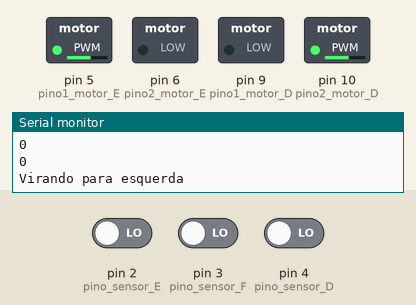
Recording of a sketch running on a simulated Arduino Uno, built with avr-gcc and run on an emulated ATmega328P. Parts: switched loads named in the sketch (green lamp = pin HIGH), the last lines printed to the serial monitor. The inputs (shaded band) are chosen by the test bench; at power-on: pin 3 (pino_sensor_F) LOW, pin 4 (pino_sensor_D) LOW, pin 2 (pino_sensor_E) LOW.

Above: at 2.8 s.
2.9 s: pin 3 (pino_sensor_F) driven HIGH
At 3.8 s:
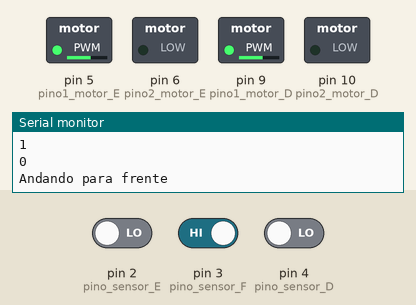
4.5 s: pin 3 (pino_sensor_F) driven LOW and pin 4 (pino_sensor_D) driven HIGH
At 5.7 s:
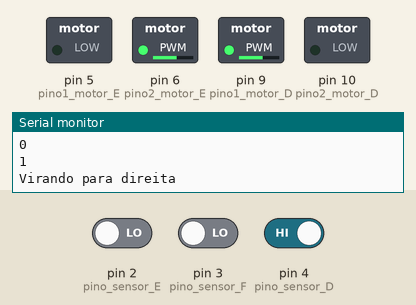
6.0 s: pin 4 (pino_sensor_D) driven LOW
At 7.3 s:
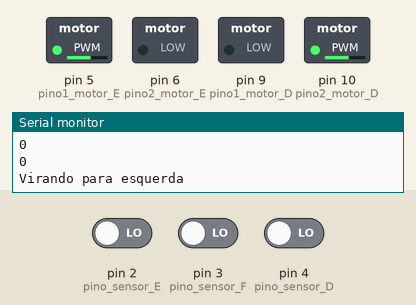
8.0 s: pin 3 (pino_sensor_F) driven HIGH
At 8.9 s:
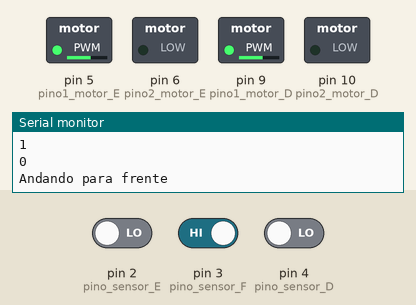
12.1 s: pin 3 (pino_sensor_F) driven LOW
At 13.3 s:
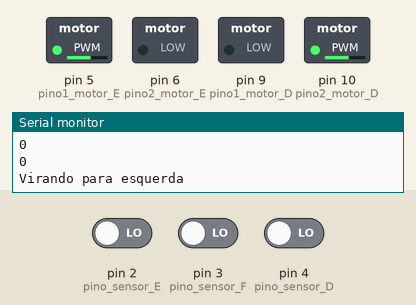
13.6 s: pin 4 (pino_sensor_D) driven HIGH
At 15.0 s:
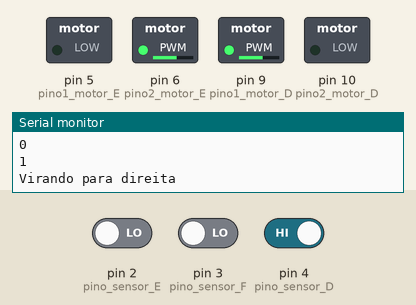
Timing chart, 0 to 16.6 s (numbered marks = the images above; inputs shaded):
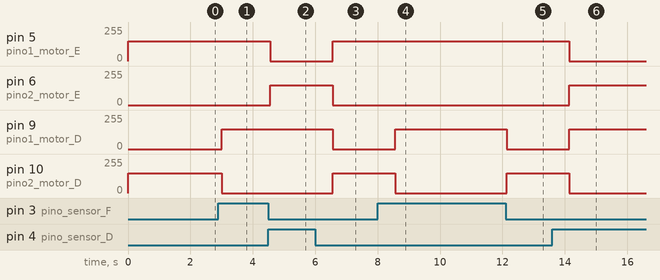

The sketch:

CODIGO_PRINCIPAL.ino
```cpp
#define pino1_motor_E 5
#define pino2_motor_E 6
#define pino1_motor_D 9
#define pino2_motor_D 10
// foif
#define pino_sensor_E 2
#define pino_sensor_F 3
#define pino_sensor_D 4

int velocidade;
bool parede_frente;
bool parede_direita;
bool parede_esquerda;

class Motor{
public:
    int pino_1, pino_2;

    Motor(int p1, int p2)
    {
        this->pino_1 = p1;
        this->pino_2 = p2;

        pinMode(pino_1, OUTPUT);
        pinMode(pino_2, OUTPUT);

        digitalWrite(pino_1, LOW);
        digitalWrite(pino_2, LOW);
    }

    // Funções do motor:
    void frente(int v)
    {
        analogWrite(pino_1, v);
        digitalWrite(pino_2, LOW);
    }
    void re(int v)
    {
        digitalWrite(pino_1, LOW);
        analogWrite(pino_2, v);
    }
    void parar()
    {
        digitalWrite(pino_1, LOW);
        digitalWrite(pino_2, LOW);
    }
    void freiar(int v)
    {
        analogWrite(pino_2, v/4);
        analogWrite(pino_2, v/4);
    }
};

// Criação do objeto para cada motor:
Motor *motor_direito = new Motor(pino1_motor_D, pino2_motor_D);
Motor *motor_esquerdo = new Motor(pino1_motor_E, pino2_motor_E);

// Funções para simplificar a função "escolher_lado":
void Direita_vira(int v)
{
    Serial.println("Virando para direita");
    motor_direito->frente(v);
    motor_esquerdo->re(v);
}
void Esquerda_vira(int v)
{
    Serial.println("Virando para esquerda");
    motor_direito->re(v);
    motor_esquerdo->frente(v);
}
void Frente(int v)
{
    Serial.println("Andando para frente");
    motor_direito->frente(v);
    motor_esquerdo->frente(v);
}
void Re(int v)
{
    Serial.println("Dando re");
    motor_direito->re(v);
    motor_esquerdo->re(v);
}
void Parar()
{
    Serial.println("Parando");
    motor_direito->parar();
    motor_esquerdo->parar();
}
void Freiar(int v)
{
    Serial.println("Freiando");
    motor_direito->freiar(v);
    motor_esquerdo->freiar(v);
}

// Função que irá decidir para qual lado virar:
void escolher_lado(bool frente, bool esquerda, bool direita)
{
    if (frente == false) // -1 ocorre se der erro/mal contato.
    {
        if (esquerda == true && direita == true) // não encontrou parade em nenhum dos lado
        {
            Direita_vira(velocidade);
            delay(1000);
        }
        else if (esquerda == true && direita == false) // caminho livre a esquerda
        {
            Esquerda_vira(velocidade);
            delay(1000);
        }
        else if (esquerda == false && direita == true) // caminho livre a direita
        {
            Direita_vira(velocidade);
            delay(1000);
        }
        else if (esquerda == false && direita == false) // caminho sem inda  da a meia volta
        {
            Esquerda_vira(velocidade);
            delay(1000);
        }
    }
    else
    {
        Frente(velocidade);
    }
}

void setup()
{
    pinMode(pino_sensor_F, INPUT);
    pinMode(pino_sensor_D, INPUT);
    pinMode(pino_sensor_E, INPUT);

    velocidade = 150;
    Serial.begin(9600);
}

void loop()
{
    parede_frente = digitalRead(pino_sensor_F);
    parede_esquerda = digitalRead(pino_sensor_E);
    parede_direita = digitalRead(pino_sensor_D);
    Serial.println(parede_esquerda);
    Serial.println(parede_frente);
    Serial.println(parede_direita);
    escolher_lado(parede_frente, parede_esquerda, parede_direita);
}
```

Measured:
- after the input at 2.9 s, pin 9 (pino1_motor_D): 0/255 → 150/255 after 0.10 s; pin 10 (pino2_motor_D): 150/255 → 0/255 after 0.10 s
- after the input at 4.5 s, pin 5 (pino1_motor_E): 150/255 → 0/255 after 0.06 s; pin 6 (pino2_motor_E): 0/255 → 150/255 after 0.06 s
- after the input at 6.0 s, pin 5 (pino1_motor_E), pin 10 (pino2_motor_D): 0/255 → 150/255 after 0.56 s; pin 6 (pino2_motor_E), pin 9 (pino1_motor_D): 150/255 → 0/255 after 0.56 s
- after the input at 8.0 s, pin 9 (pino1_motor_D): 0/255 → 150/255 after 0.56 s; pin 10 (pino2_motor_D): 150/255 → 0/255 after 0.56 s
- after the input at 12.1 s, pin 9 (pino1_motor_D): 150/255 → 0/255 at once; pin 10 (pino2_motor_D): 0/255 → 150/255 at once
- after the input at 13.6 s, pin 5 (pino1_motor_E), pin 10 (pino2_motor_D): 150/255 → 0/255 after 0.54 s; pin 6 (pino2_motor_E), pin 9 (pino1_motor_D): 0/255 → 150/255 after 0.54 s
